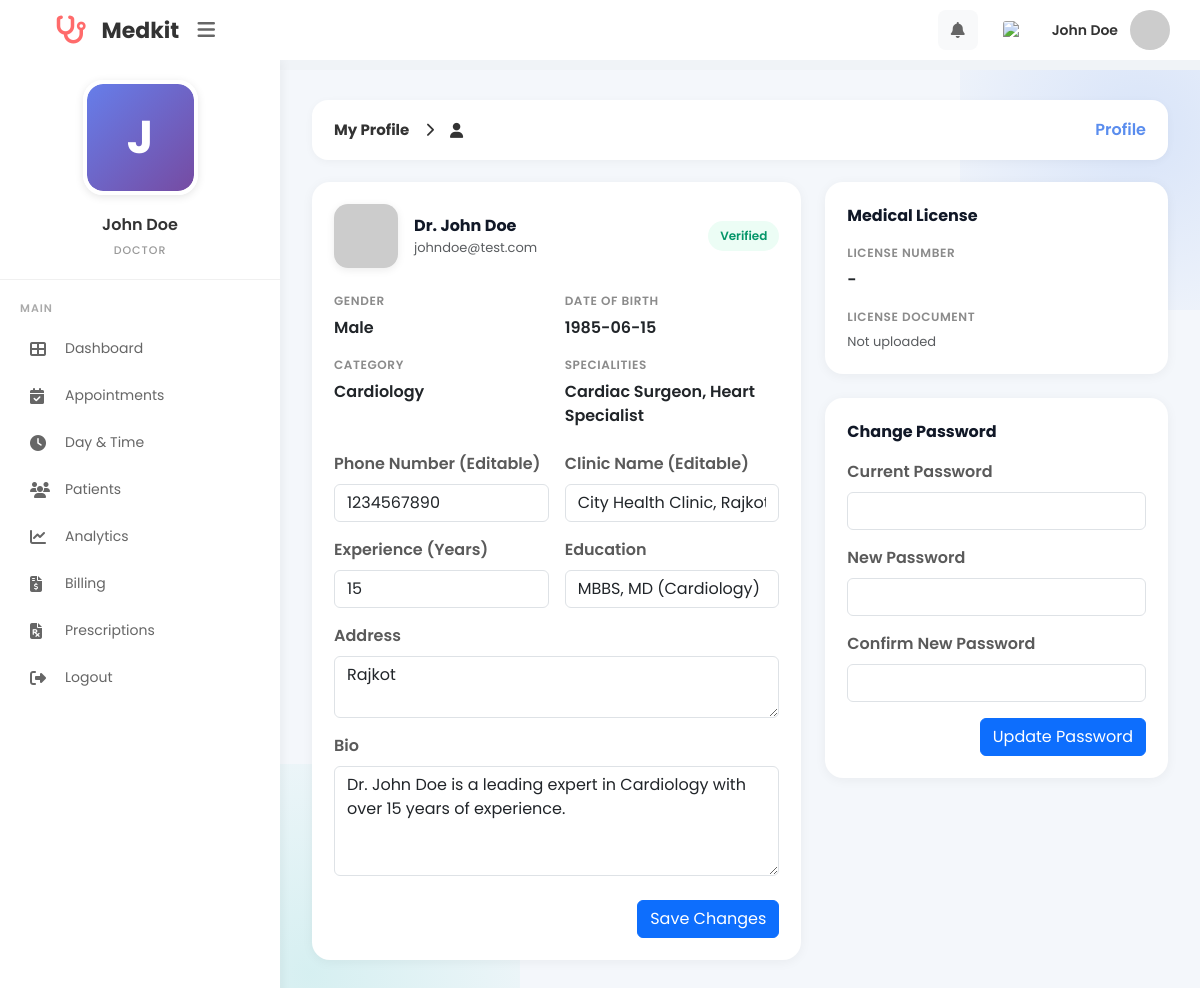
The page /MINI_PHP/doctor_profile.php (signed in) on the database its author committed.
### tables this page shows
CREATE TABLE `users` (
  `id` int(11) NOT NULL,
  `firstname` varchar(225) DEFAULT '',
  `lastname` varchar(225) DEFAULT '',
  `phone_number` bigint(20) DEFAULT 0,
  `date_of_birth` date DEFAULT curdate(),
  `email` varchar(50) NOT NULL,
  `gender` varchar(100) DEFAULT '',
  `address` varchar(225) DEFAULT '',
  `clinic_name` varchar(255) DEFAULT NULL,
  `experience_years` int(11) DEFAULT 0,
  `education` varchar(255) DEFAULT NULL,
  `bio` text DEFAULT NULL,
  `password` varchar(255) NOT NULL,
  `role_id` int(11) DEFAULT 0,
  `category_id` int(11) DEFAULT NULL,
  `created_at` timestamp NOT NULL DEFAULT current_timestamp(),
  `updated_at` timestamp NOT NULL DEFAULT current_timestamp() ON UPDATE current_timestamp(),
  `profile_image` varchar(255) DEFAULT NULL,
  `license_number` varchar(50) DEFAULT NULL,
  `license_document` varchar(255) DEFAULT NULL,
  `verification_status` enum('verified','pending','rejected') NOT NULL DEFAULT 'verified',
  `verification_reason` varchar(255) DEFAULT NULL,
  `verified_at` timestamp NULL DEFAULT NULL,
  `verified_by_admin_id` int(11) DEFAULT NULL,
  `commission_percent` decimal(5,2) NOT NULL DEFAULT 10.00
);

CREATE TABLE `category` (
  `id` int(11) NOT NULL,
  `category_name` varchar(100) DEFAULT '',
  `created_at` timestamp NOT NULL DEFAULT current_timestamp(),
  `updated_at` timestamp NOT NULL DEFAULT current_timestamp() ON UPDATE current_timestamp()
);

### MINI_PHP/doctor_profile.php (the view, shortened to what this page needs)
<?php
include("config.php");
$doctor_id = (int)$_SESSION['doctor_id'];
$doctor = null;
$q = "
    SELECT
      u.*,
      c.category_name,
      GROUP_CONCAT(DISTINCT s.doctor_speciality ORDER BY s.doctor_speciality SEPARATOR ', ') AS specialities
    FROM users u
    LEFT JOIN category c ON u.category_id = c.id
    LEFT JOIN doctor_speciality ds ON ds.doctor_id = u.id
    LEFT JOIN speciality s ON s.id = ds.speciality_id
    WHERE u.id = ? AND u.role_id = 2
    GROUP BY u.id
    LIMIT 1
";
$stmt = $conn->prepare($q);
if ($stmt) {
  $stmt->bind_param('i', $doctor_id);
  $stmt->execute();
  $doctor = $stmt->get_result()->fetch_assoc();
}
$doctor['profile_image'] = $doctor['profile_image'] ?? '';
$profile_image = (string)($doctor['profile_image'] ?? '');
$profile_image = str_replace('\\', '/', $profile_image);
$profile_image = ltrim($profile_image, '/');
$has_photo = ($profile_image !== ''
  && strpos($profile_image, 'uploads/doctors/') === 0
  && file_exists(__DIR__ . '/' . $profile_image));
$doctor_avatar_src = $has_photo
  ? $profile_image
  : 'https://ui-avatars.com/api/?name=' . urlencode((string)($doctor['firstname'] ?? 'Doctor') . '+' . (string)($doctor['lastname'] ?? '')) . '&background=5a8dee&color=fff';
$license_number = trim((string)($doctor['license_number'] ?? ''));
$license_doc = trim((string)($doctor['license_document'] ?? ''));
$badge_class = 'badge-soft badge-verified';
$badge_text = 'Verified';
?>
<!DOCTYPE html>
<html lang="en">
<head>
  <link href="https://cdn.jsdelivr.net/npm/bootstrap@5.3.2/dist/css/bootstrap.min.css" rel="stylesheet">
  <link href="https://cdnjs.cloudflare.com/ajax/libs/font-awesome/6.4.0/css/all.min.css" rel="stylesheet">
</head>
<body>
  <div class="top-header">
    <div class="header-left">
      <div class="logo">
        <i class="fa-solid fa-stethoscope"></i>
        <span>Medkit</span>
      </div>
      <button class="menu-toggle" type="button" aria-label="Menu">
        <i class="fas fa-bars"></i>
      </button>
    </div>
    <div class="header-right">
      <div class="dropdown" style="position: relative;">
        <button class="header-icon" type="button" data-notif-toggle aria-label="Notifications" aria-expanded="false">
          <i class="fas fa-bell"></i>
        </button>
      </div>
      <img src="https://flagcdn.com/w40/us.png" alt="US" class="flag-icon">
      <a href="doctor_profile.php" class="user-profile text-decoration-none" title="View Profile" aria-label="View Profile">
        <span class="user-name"><?= htmlspecialchars((string)($doctor['firstname'] ?? '') . ' ' . (string)($doctor['lastname'] ?? '')) ?></span>
        <img src="<?= htmlspecialchars($doctor_avatar_src) ?>" alt="Profile" class="user-avatar">
      </a>
    </div>
  </div>
  <div class="sidebar">
    <div class="doctor-profile-sidebar">
      <div class="profile-image-wrapper">
        <form id="profileImageForm" action="doctor_profile_image.php" method="POST" enctype="multipart/form-data">
          <label for="profileImageInput" style="cursor: pointer; display: block; width: 115px; height: 115px; margin: 0 auto;">
            <div class="profile-image-container" id="sidebarProfileImage">
              <?php if ($has_photo): ?>
                <img src="<?= htmlspecialchars($profile_image) ?>" alt="Profile" class="profile-image">
              <?php else: ?>
                <div class="profile-placeholder">
                  <?= strtoupper(substr((string)($doctor['firstname'] ?? 'D'), 0, 1)) ?>
                </div>
              <?php endif; ?>
            </div>
          </label>
        </form>
      </div>
      <div class="profile-name"><?= htmlspecialchars((string)($doctor['firstname'] ?? '') . ' ' . (string)($doctor['lastname'] ?? '')) ?></div>
      <div class="profile-role">DOCTOR</div>
    </div>
    <nav class="nav-menu">
      <div class="nav-label">MAIN</div>
      <a href="doctor_dashboard.php" class="nav-item">
        <i class="fas fa-th-large"></i>
        <span>Dashboard</span>
      </a>
      <a href="booking.php" class="nav-item">
        <i class="fas fa-calendar-check"></i>
        <span>Appointments</span>
      </a>
      <a href="add_day_time.php" class="nav-item">
        <i class="fas fa-clock"></i>
        <span>Day &amp; Time</span>
      </a>
      <a href="doctor_patients.php" class="nav-item">
        <i class="fas fa-users"></i>
        <span>Patients</span>
      </a>
      <a href="doctor_analytics.php" class="nav-item">
        <i class="fas fa-chart-line"></i>
        <span>Analytics</span>
      </a>
      <a href="doctor_billing.php" class="nav-item">
        <i class="fas fa-file-invoice-dollar"></i>
        <span>Billing</span>
      </a>
      <a href="doctor_prescriptions.php" class="nav-item">
        <i class="fas fa-file-prescription"></i>
        <span>Prescriptions</span>
      </a>
      <a href="logout.php" class="nav-item">
        <i class="fas fa-right-from-bracket"></i>
        <span>Logout</span>
      </a>
    </nav>
  </div>
  <div class="main-content">
    <div class="breadcrumb-bar">
      <div class="breadcrumb-title">
        <span>My Profile</span>
        <i class="fas fa-chevron-right" style="font-size: 14px; margin: 0 8px;"></i>
        <i class="fas fa-user"></i>
      </div>
      <div class="breadcrumb-links">
        <span style="color: #5a8dee; font-weight: 600;">Profile</span>
      </div>
    </div>
    <div class="row g-4" style="position: relative; z-index: 1;">
      <div class="col-lg-7">
        <div class="panel-card mb-4">
          <div class="d-flex align-items-center gap-3 mb-4">
            <img src="<?= htmlspecialchars($doctor_avatar_src) ?>" alt="Profile" style="width:64px;height:64px;border-radius:14px;object-fit:cover;box-shadow:0 2px 8px rgba(0,0,0,0.08);">
            <div>
              <div class="fw-bold" style="font-size:16px; color:#111827;">
                Dr. <?= htmlspecialchars((string)($doctor['firstname'] ?? '') . ' ' . (string)($doctor['lastname'] ?? '')) ?>
              </div>
              <div class="text-muted" style="font-size:13px;">
                <?= htmlspecialchars((string)($doctor['email'] ?? '')) ?>
              </div>
            </div>
            <div class="ms-auto">
              <span class="<?= htmlspecialchars($badge_class) ?>"><?= htmlspecialchars($badge_text) ?></span>
            </div>
          </div>
          <div class="row g-3 mb-4">
            <div class="col-sm-6">
              <div class="field-label">Gender</div>
              <div class="fw-semibold text-dark"><?= htmlspecialchars((string)($doctor['gender'] ?? '-')) ?></div>
            </div>
            <div class="col-sm-6">
              <div class="field-label">Date of Birth</div>
              <div class="fw-semibold text-dark"><?= htmlspecialchars((string)($doctor['date_of_birth'] ?? '-')) ?></div>
            </div>
            <div class="col-sm-6">
              <div class="field-label">Category</div>
              <div class="fw-semibold text-dark"><?= htmlspecialchars((string)($doctor['category_name'] ?? '-')) ?></div>
            </div>
            <div class="col-sm-6">
              <div class="field-label">Specialities</div>
              <div class="fw-semibold text-dark"><?= htmlspecialchars((string)($doctor['specialities'] ?? '-')) ?></div>
            </div>
          </div>
          <form method="POST" autocomplete="off">
            <div class="row g-3">
              <div class="col-sm-6">
                <label class="form-label fw-semibold">Phone Number (Editable)</label>
                <input type="text" name="phone_number" class="form-control" value="<?= htmlspecialchars((string)($doctor['phone_number'] ?? '')) ?>" maxlength="50">
              </div>
              <div class="col-sm-6">
                <label class="form-label fw-semibold">Clinic Name (Editable)</label>
                <input type="text" name="clinic_name" class="form-control" value="<?= htmlspecialchars((string)($doctor['clinic_name'] ?? '')) ?>" maxlength="150">
              </div>
              <div class="col-sm-6">
                <label class="form-label fw-semibold">Experience (Years)</label>
                <input type="number" name="experience_years" class="form-control" value="<?= htmlspecialchars((string)($doctor['experience_years'] ?? '0')) ?>" min="0" max="80">
              </div>
              <div class="col-sm-6">
                <label class="form-label fw-semibold">Education</label>
                <input type="text" name="education" class="form-control" value="<?= htmlspecialchars((string)($doctor['education'] ?? '')) ?>" maxlength="255">
              </div>
              <div class="col-12">
                <label class="form-label fw-semibold">Address</label>
                <textarea name="address" class="form-control" rows="2" maxlength="255"><?= htmlspecialchars((string)($doctor['address'] ?? '')) ?></textarea>
              </div>
              <div class="col-12">
                <label class="form-label fw-semibold">Bio</label>
                <textarea name="bio" class="form-control" rows="4" maxlength="2000"><?= htmlspecialchars((string)($doctor['bio'] ?? '')) ?></textarea>
              </div>
            </div>
            <div class="d-flex justify-content-end mt-4" style="gap: 10px;">
              <button type="submit" class="btn btn-primary">Save Changes</button>
            </div>
          </form>
        </div>
      </div>
      <div class="col-lg-5">
        <div class="panel-card mb-4">
          <div class="fw-bold mb-3" style="font-size:16px; color:#111827;">Medical License</div>
          <div class="mb-3">
            <div class="field-label">License Number</div>
            <div class="fw-semibold text-dark"><?= htmlspecialchars($license_number !== '' ? $license_number : '-') ?></div>
          </div>
          <div class="d-flex align-items-center justify-content-between">
            <div>
              <div class="field-label">License Document</div>
              <div class="text-muted" style="font-size: 13px;">
                <?= htmlspecialchars($license_doc !== '' ? basename(str_replace('\\', '/', $license_doc)) : 'Not uploaded') ?>
              </div>
            </div>
          </div>
        </div>
        <div class="panel-card">
          <div class="fw-bold mb-3" style="font-size:16px; color:#111827;">Change Password</div>
          <form method="POST" autocomplete="off">
            <div class="mb-3">
              <label class="form-label fw-semibold">Current Password</label>
              <input type="password" name="current_password" class="form-control" required>
            </div>
            <div class="mb-3">
              <label class="form-label fw-semibold">New Password</label>
              <input type="password" name="new_password" class="form-control" minlength="6" required>
            </div>
            <div class="mb-3">
              <label class="form-label fw-semibold">Confirm New Password</label>
              <input type="password" name="confirm_password" class="form-control" minlength="6" required>
            </div>
            <div class="d-flex justify-content-end" style="gap: 10px;">
              <button type="submit" class="btn btn-primary">Update Password</button>
            </div>
          </form>
        </div>
      </div>
    </div>
  </div>
</body>
</html>

### rows shown on the page
users: firstname+lastname "John Doe", firstname "J", email "johndoe@test.com", gender "Male", date_of_birth "1985-06-15", category.category_name "Cardiology", phone_number "1234567890", clinic_name "City Health Clinic, Rajkot", experience_years "15", education "MBBS, MD (Cardiology)", address "Rajkot", bio "Dr. John Doe is a leading expert in Cardiology with over 15 years of experience.", license_number "-", license_document "Not uploaded"

### other values the page prints
$badge_text "Verified"
$doctor['specialities'] "Cardiac Surgeon, Heart Specialist"
